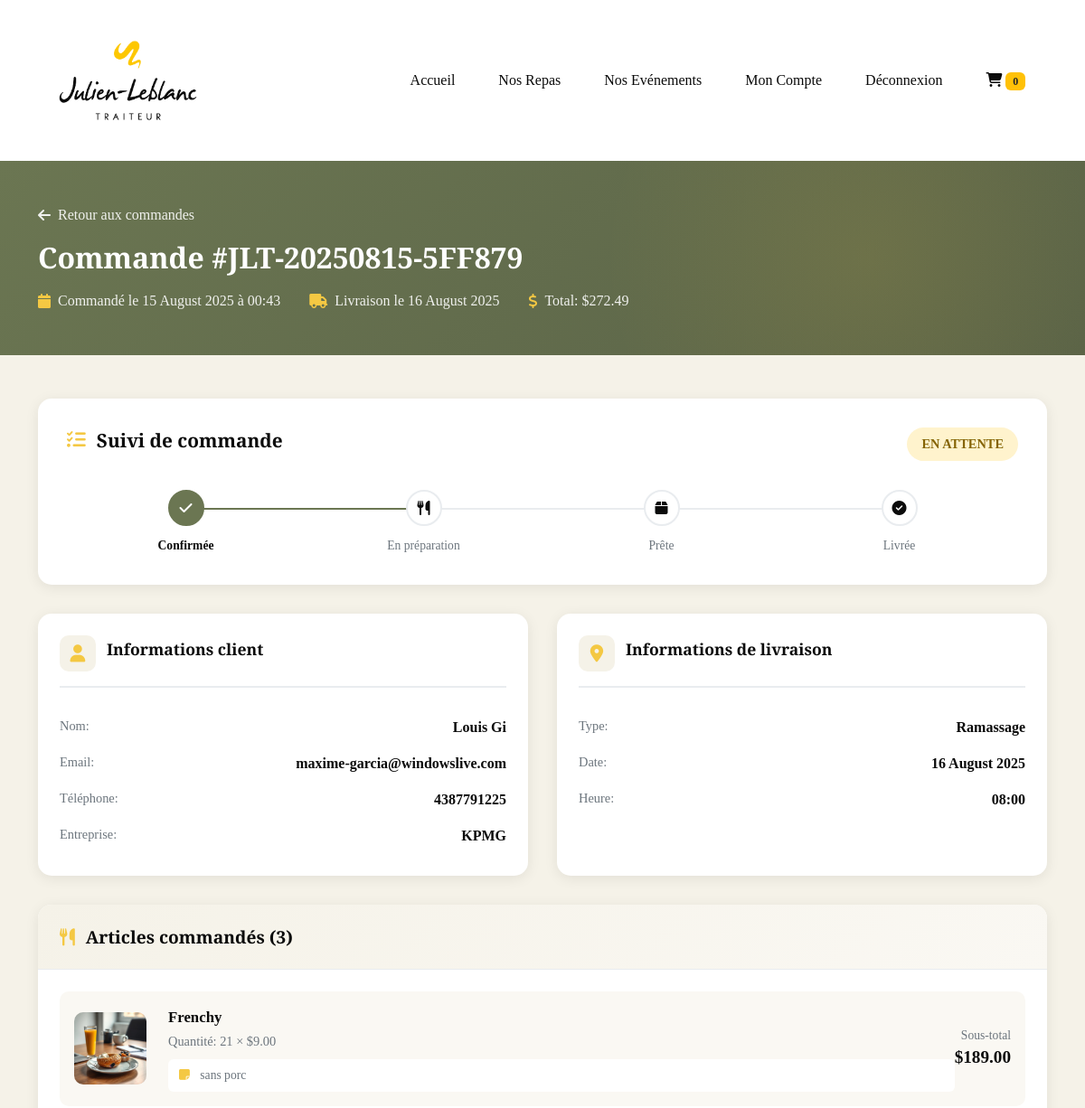
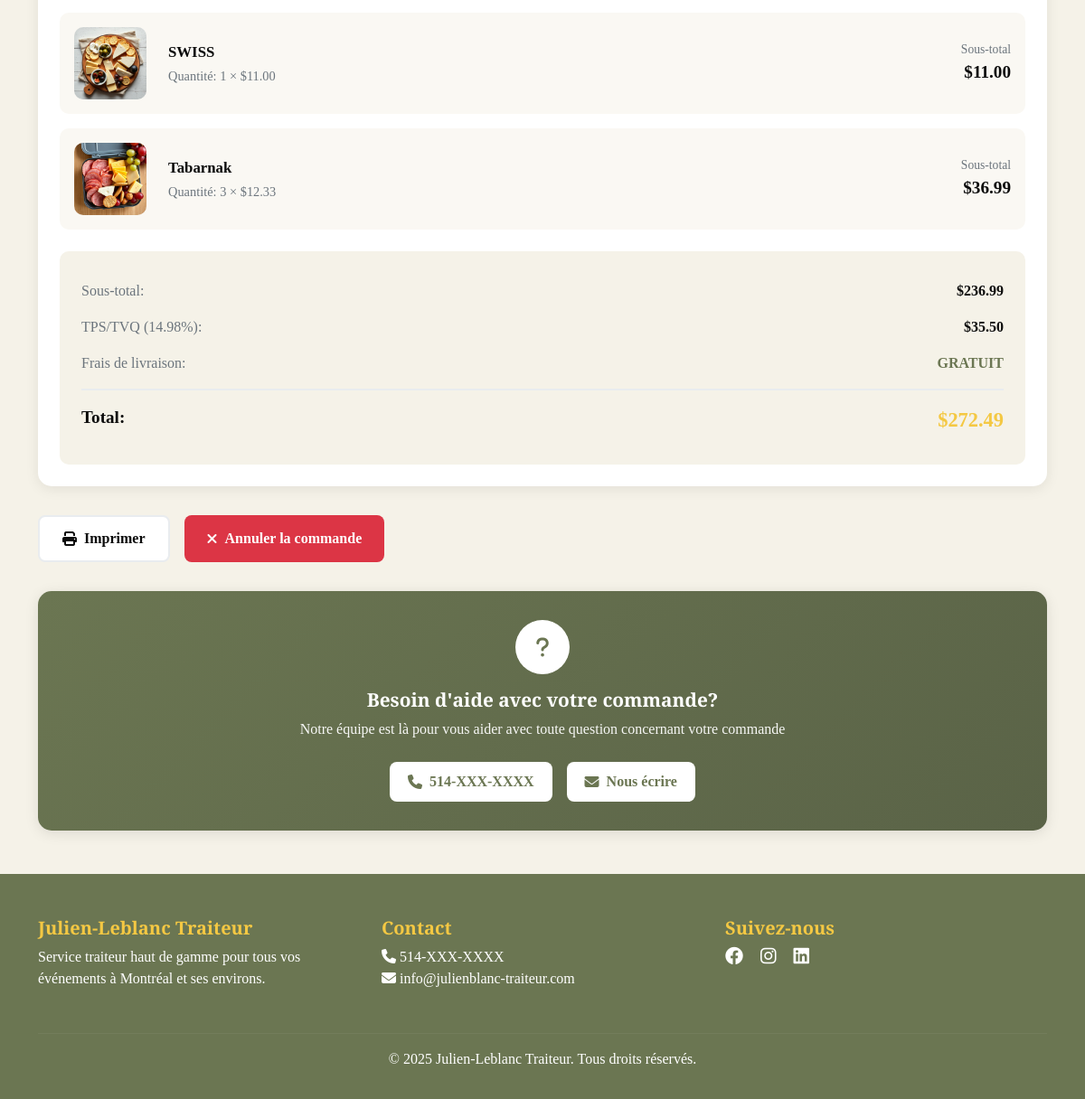
The page /account/order/JLT-20250815-5FF879/ (signed in) on the database its author committed (2 pictures, top to bottom).
### JLTsite/models.py (models this page shows, shortened)
class Order(models.Model):
    PENDING = 'pending'
    CONFIRMED = 'confirmed'
    PREPARING = 'preparing'
    READY = 'ready'
    DELIVERED = 'delivered'
    CANCELLED = 'cancelled'
    STATUS_CHOICES = [
        (PENDING, 'En attente'),
        (CONFIRMED, 'Confirmée'),
        (PREPARING, 'En préparation'),
        (READY, 'Prête'),
        (DELIVERED, 'Livrée'),
        (CANCELLED, 'Annulée'),
    ]
    PICKUP = 'pickup'
    DELIVERY = 'delivery'
    DELIVERY_CHOICES = [
        (PICKUP, 'Ramassage'),
        (DELIVERY, 'Livraison'),
    ]
    order_number = models.CharField(max_length=50, unique=True, editable=False)
    user = models.ForeignKey(User, on_delete=models.SET_NULL, null=True, related_name='orders')
    status = models.CharField(max_length=20, choices=STATUS_CHOICES, default=PENDING)
    first_name = models.CharField(max_length=100)
    last_name = models.CharField(max_length=100)
    email = models.EmailField()
    phone = models.CharField(max_length=20)
    company = models.CharField(max_length=200, blank=True)
    delivery_type = models.CharField(max_length=20, choices=DELIVERY_CHOICES, default=DELIVERY)
    delivery_address = models.TextField()
    delivery_postal_code = models.CharField(max_length=10)
    delivery_city = models.CharField(max_length=100)
    delivery_date = models.DateField()
    delivery_time = models.TimeField()
    delivery_notes = models.TextField(blank=True)
    subtotal = models.DecimalField(max_digits=10, decimal_places=2)
    tax_rate = models.DecimalField(max_digits=5, decimal_places=2, default=Decimal('14.975'))
    tax_amount = models.DecimalField(max_digits=10, decimal_places=2)
    delivery_fee = models.DecimalField(max_digits=10, decimal_places=2, default=Decimal('0.00'))
    discount_amount = models.DecimalField(max_digits=10, decimal_places=2, default=Decimal('0.00'))
    total = models.DecimalField(max_digits=10, decimal_places=2)
    payment_method = models.CharField(max_length=50, blank=True)
    payment_status = models.CharField(max_length=50, default='pending')
    transaction_id = models.CharField(max_length=200, blank=True)
    created_at = models.DateTimeField(auto_now_add=True)
    updated_at = models.DateTimeField(auto_now=True)
    confirmed_at = models.DateTimeField(null=True, blank=True)
    delivered_at = models.DateTimeField(null=True, blank=True)
    admin_notes = models.TextField(blank=True)
    ORDER_SOURCE_CHOICES = [
        ('online', 'En ligne'),
        ('manual', 'Manuelle (téléphone/sur place)'),
        ('admin', 'Créée par admin'),
    ]
    order_source = models.CharField(
        max_length=20,
        choices=ORDER_SOURCE_CHOICES,
        default='online',
        verbose_name='Source de la commande'
    )
    created_by = models.ForeignKey(
        User,
        on_delete=models.SET_NULL,
        null=True,
        blank=True,
        related_name='orders_created',
        verbose_name='Créée par'
    )
    is_phone_order = models.BooleanField(default=False, verbose_name='Commande téléphonique')
    class Meta:
        verbose_name = 'Commande'
        verbose_name_plural = 'Commandes'
        ordering = ['-created_at']

class OrderItem(models.Model):
    order = models.ForeignKey(Order, on_delete=models.CASCADE, related_name='items')
    product = models.ForeignKey(Product, on_delete=models.SET_NULL, null=True)
    product_name = models.CharField(max_length=200)  # Gardé au cas où le produit est supprimé
    product_price = models.DecimalField(max_digits=10, decimal_places=2)
    quantity = models.PositiveIntegerField()
    notes = models.TextField(blank=True)
    subtotal = models.DecimalField(max_digits=10, decimal_places=2)
    DEPARTMENT_CHOICES = [
        ('patisserie', 'Pâtisserie'),
        ('chaud', 'Cuisine Chaude'),
        ('sandwichs', 'Sandwichs'),
        ('boites', 'Boîtes à lunch'),
        ('salades', 'Salades'),
        ('dejeuners', 'Déjeuners'),
        ('bouchees', 'Bouchées'),
        ('autres', 'Autres'),
    ]
    department = models.CharField(
        max_length=20,
        choices=DEPARTMENT_CHOICES,
        blank=True,
        verbose_name='Département'
    )
    is_prepared = models.BooleanField(default=False, verbose_name='Préparé')
    prepared_at = models.DateTimeField(null=True, blank=True, verbose_name='Préparé le')
    prepared_by = models.ForeignKey(
        User,
        on_delete=models.SET_NULL,
        null=True,
        blank=True,
        related_name='items_prepared',
        verbose_name='Préparé par'
    )
    class Meta:
        verbose_name = 'Article de commande'
        verbose_name_plural = 'Articles de commande'

class Product(models.Model):
    DISPONIBLE = 'disponible'
    RUPTURE = 'rupture'
    COMMANDE = 'sur_commande'
    STATUS_CHOICES = [
        (DISPONIBLE, 'Disponible'),
        (RUPTURE, 'Rupture de stock'),
        (COMMANDE, 'Sur commande'),
    ]
    name = models.CharField(max_length=200, verbose_name='Nom')
    slug = models.SlugField(unique=True)
    category = models.ForeignKey(Category, on_delete=models.CASCADE, related_name='products')
    description = models.TextField(verbose_name='Description')
    ingredients = models.TextField(verbose_name='Ingrédients', blank=True)
    allergens = models.CharField(max_length=500, blank=True, verbose_name='Allergènes')
    price = models.DecimalField(max_digits=10, decimal_places=2, verbose_name='Prix')
    promo_price = models.DecimalField(max_digits=10, decimal_places=2, null=True, blank=True, verbose_name='Prix promo')
    image = models.ImageField(upload_to='images/', verbose_name='Image principale')
    image_2 = models.ImageField(upload_to='images/', blank=True, null=True)
    image_3 = models.ImageField(upload_to='images/', blank=True, null=True)
    calories = models.IntegerField(null=True, blank=True)
    preparation_time = models.IntegerField(help_text='En minutes', null=True, blank=True)
    status = models.CharField(max_length=20, choices=STATUS_CHOICES, default=DISPONIBLE)
    stock = models.IntegerField(default=0, verbose_name='Stock disponible')
    min_order = models.IntegerField(default=1, verbose_name='Commande minimum')
    is_vegetarian = models.BooleanField(default=False, verbose_name='Végétarien')
    is_vegan = models.BooleanField(default=False, verbose_name='Végane')
    is_gluten_free = models.BooleanField(default=False, verbose_name='Sans gluten')
    is_featured = models.BooleanField(default=False, verbose_name='Mis en avant')
    is_active = models.BooleanField(default=True, verbose_name='Actif')
    created_at = models.DateTimeField(auto_now_add=True)
    updated_at = models.DateTimeField(auto_now=True)
    views_count = models.IntegerField(default=0)
    sales_count = models.IntegerField(default=0)
    class Meta:
        verbose_name = 'Produit'
        verbose_name_plural = 'Produits'
        ordering = ['-created_at']

### JLTsite/views.py (the view)
# urls.py: path('account/order/<str:order_number>/', views.customer_order_detail, name='customer_order_detail'),
@login_required
def customer_order_detail(request, order_number):
    order = get_object_or_404(Order, order_number=order_number, user=request.user)
    return render(request, 'JLTsite/customer_order_detail.html', {'order': order})

### JLTsite/templates/JLTsite/customer_order_detail.html (shortened to what this page needs)
{% extends 'JLTsite/base.html' %}
{% load static %}
{% load humanize %}
{% block content %}
<section class="order-detail-header">
    <div class="container">
        <div class="header-content">
            <a href="{% url 'customer_orders' %}" class="back-link">
                <i class="fas fa-arrow-left"></i> Retour aux commandes
            </a>
            <h1 class="order-title">Commande #{{ order.order_number }}</h1>
            <div class="order-meta">
                <div class="order-meta-item">
                    <i class="fas fa-calendar"></i>
                    Commandé le {{ order.created_at|date:"d F Y à H:i" }}
                </div>
                <div class="order-meta-item">
                    <i class="fas fa-truck"></i>
                    Livraison le {{ order.delivery_date|date:"d F Y" }}
                </div>
                <div class="order-meta-item">
                    <i class="fas fa-dollar-sign"></i>
                    Total: ${{ order.total|floatformat:2 }}
                </div>
            </div>
        </div>
    </div>
</section>
<section class="order-detail-content">
    <div class="container">
        <div class="status-timeline">
            <div class="timeline-header">
                <h3 class="timeline-title">
                    <i class="fas fa-tasks"></i> Suivi de commande
                </h3>
                <span class="current-status status-{{ order.status }}">
                    {{ order.get_status_display }}
                </span>
            </div>
            <div class="timeline-steps">
                <div class="timeline-step {% if order.status != 'cancelled' %}completed{% endif %}">
                    <div class="step-icon">
                        <i class="fas fa-check"></i>
                    </div>
                    <div class="step-label">Confirmée</div>
                </div>
                <div class="timeline-step {% if order.status == 'preparing' or order.status == 'ready' or order.status == 'delivered' %}completed{% elif order.status == 'confirmed' %}active{% endif %}">
                    <div class="step-icon">
                        <i class="fas fa-utensils"></i>
                    </div>
                    <div class="step-label">En préparation</div>
                </div>
                <div class="timeline-step {% if order.status == 'ready' or order.status == 'delivered' %}completed{% elif order.status == 'preparing' %}active{% endif %}">
                    <div class="step-icon">
                        <i class="fas fa-box"></i>
                    </div>
                    <div class="step-label">Prête</div>
                </div>
                <div class="timeline-step {% if order.status == 'delivered' %}completed{% elif order.status == 'ready' %}active{% endif %}">
                    <div class="step-icon">
                        <i class="fas fa-check-circle"></i>
                    </div>
                    <div class="step-label">Livrée</div>
                </div>
            </div>
        </div>
        <div class="info-grid">
            <div class="info-card">
                <div class="info-card-header">
                    <div class="info-card-icon">
                        <i class="fas fa-user"></i>
                    </div>
                    <h4 class="info-card-title">Informations client</h4>
                </div>
                <div class="info-row">
                    <span class="info-label">Nom:</span>
                    <span class="info-value">{{ order.first_name }} {{ order.last_name }}</span>
                </div>
                <div class="info-row">
                    <span class="info-label">Email:</span>
                    <span class="info-value">{{ order.email }}</span>
                </div>
                <div class="info-row">
                    <span class="info-label">Téléphone:</span>
                    <span class="info-value">{{ order.phone }}</span>
                </div>
                {% if order.company %}
                <div class="info-row">
                    <span class="info-label">Entreprise:</span>
                    <span class="info-value">{{ order.company }}</span>
                </div>
                {% endif %}
            </div>
            <div class="info-card">
                <div class="info-card-header">
                    <div class="info-card-icon">
                        <i class="fas fa-map-marker-alt"></i>
                    </div>
                    <h4 class="info-card-title">Informations de livraison</h4>
                </div>
                <div class="info-row">
                    <span class="info-label">Type:</span>
                    <span class="info-value">{{ order.get_delivery_type_display }}</span>
                </div>
                <div class="info-row">
                    <span class="info-label">Date:</span>
                    <span class="info-value">{{ order.delivery_date|date:"d F Y" }}</span>
                </div>
                <div class="info-row">
                    <span class="info-label">Heure:</span>
                    <span class="info-value">{{ order.delivery_time|time:"H:i" }}</span>
                </div>
            </div>
        </div>
        <div class="items-card">
            <div class="items-header">
                <h3 class="items-title">
                    <i class="fas fa-utensils"></i> Articles commandés ({{ order.items.count }})
                </h3>
            </div>
            <div class="items-list">
                {% for item in order.items.all %}
                <div class="item-row">
                    <div class="item-image">
                        {% if item.product and item.product.image %}
                        <img src="{{ item.product.image.url }}" alt="{{ item.product_name }}">
                        {% else %}
                        <img src="https://via.placeholder.com/80x80/F5F2E8/6B7652?text=JL" alt="{{ item.product_name }}">
                        {% endif %}
                    </div>
                    <div class="item-details">
                        <div class="item-name">{{ item.product_name }}</div>
                        <div class="item-info">
                            Quantité: {{ item.quantity }} × ${{ item.product_price|floatformat:2 }}
                        </div>
                        {% if item.notes %}
                        <div class="item-notes">
                            <i class="fas fa-sticky-note"></i> {{ item.notes }}
                        </div>
                        {% endif %}
                    </div>
                    <div class="item-price">
                        <div class="item-price-unit">Sous-total</div>
                        <div class="item-price-total">${{ item.subtotal|floatformat:2 }}</div>
                    </div>
                </div>
                {% endfor %}
                <div class="totals-section">
                    <div class="total-row">
                        <span class="total-label">Sous-total:</span>
                        <span class="total-value">${{ order.subtotal|floatformat:2 }}</span>
                    </div>
                    <div class="total-row">
                        <span class="total-label">TPS/TVQ ({{ order.tax_rate }}%):</span>
                        <span class="total-value">${{ order.tax_amount|floatformat:2 }}</span>
                    </div>
                    <div class="total-row">
                        <span class="total-label">Frais de livraison:</span>
                        <span class="total-value">
                            {% if order.delivery_fee > 0 %}
                                ${{ order.delivery_fee|floatformat:2 }}
                            {% else %}
                                <span style="color: var(--jlt-green);">GRATUIT</span>
                            {% endif %}
                        </span>
                    </div>
                    <div class="total-row grand-total">
                        <span class="total-label">Total:</span>
                        <span class="total-value">${{ order.total|floatformat:2 }}</span>
                    </div>
                </div>
            </div>
        </div>
        <div class="action-buttons">
            <button onclick="window.print()" class="btn btn-secondary">
                <i class="fas fa-print"></i> Imprimer
            </button>
            {% if order.status == 'pending' or order.status == 'confirmed' %}
            <button onclick="cancelOrder()" class="btn btn-danger">
                <i class="fas fa-times"></i> Annuler la commande
            </button>
            {% endif %}
        </div>
        <div class="help-card" style="margin-top: 2rem;">
            <div class="help-icon">
                <i class="fas fa-question"></i>
            </div>
            <h3 class="help-title">Besoin d'aide avec votre commande?</h3>
            <p class="help-text">Notre équipe est là pour vous aider avec toute question concernant votre commande</p>
            <div class="help-actions">
                <a href="tel:514-XXX-XXXX" class="help-btn">
                    <i class="fas fa-phone"></i> 514-XXX-XXXX
                </a>
                <a href="mailto:info@julienblanc-traiteur.com" class="help-btn">
                    <i class="fas fa-envelope"></i> Nous écrire
                </a>
            </div>
        </div>
    </div>
</section>
{% endblock %}

### rows shown on the page
Order: order_number "JLT-20250815-5FF879", created_at "15 August 2025 à 00:43", delivery_date "16 August 2025", total "272.49", status "EN ATTENTE", first_name "Louis", last_name "Gi", email "maxime-garcia@windowslive.com", phone "4387791225", company "KPMG", delivery_type "Ramassage", delivery_time "08:00", items.count "3", subtotal "236.99", tax_rate "14.98", tax_amount "35.50"
OrderItem: product.image (picture), product_name "Frenchy", quantity "21", product_price "9.00", notes "sans porc", subtotal "189.00"
OrderItem: product.image (picture), product_name "SWISS", quantity "1", product_price "11.00", subtotal "11.00"
OrderItem: product.image (picture), product_name "Tabarnak", quantity "3", product_price "12.33", subtotal "36.99"
